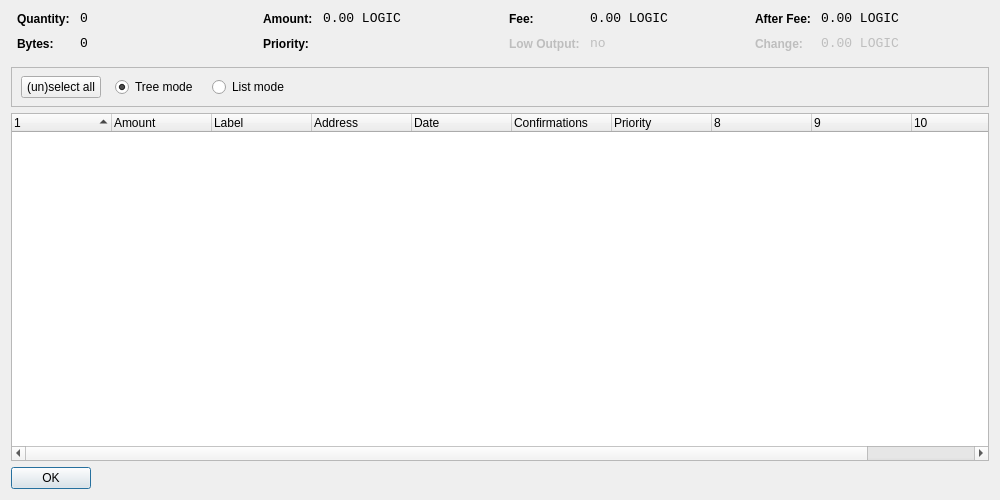
<?xml version="1.0" encoding="UTF-8"?>
<ui version="4.0">
 <class>CoinControlDialog</class>
 <widget class="QDialog" name="CoinControlDialog">
  <property name="geometry">
   <rect>
    <x>0</x>
    <y>0</y>
    <width>1000</width>
    <height>500</height>
   </rect>
  </property>
  <property name="windowTitle">
   <string>Coin Control</string>
  </property>
  <layout class="QVBoxLayout" name="verticalLayout">
   <item>
    <layout class="QHBoxLayout" name="horizontalLayoutTop" stretch="0,0,0,0">
     <property name="topMargin">
      <number>0</number>
     </property>
     <property name="bottomMargin">
      <number>10</number>
     </property>
     <item>
      <layout class="QFormLayout" name="formLayoutCoinControl1">
       <property name="horizontalSpacing">
        <number>10</number>
       </property>
       <property name="verticalSpacing">
        <number>10</number>
       </property>
       <property name="leftMargin">
        <number>6</number>
       </property>
       <property name="rightMargin">
        <number>6</number>
       </property>
       <item row="0" column="0">
        <widget class="QLabel" name="labelCoinControlQuantityText">
         <property name="styleSheet">
          <string notr="true">font-weight:bold;</string>
         </property>
         <property name="text">
          <string>Quantity:</string>
         </property>
        </widget>
       </item>
       <item row="0" column="1">
        <widget class="QLabel" name="labelCoinControlQuantity">
         <property name="font">
          <font>
           <family>Monospace</family>
           <pointsize>10</pointsize>
          </font>
         </property>
         <property name="cursor">
          <cursorShape>IBeamCursor</cursorShape>
         </property>
         <property name="contextMenuPolicy">
          <enum>Qt::ActionsContextMenu</enum>
         </property>
         <property name="text">
          <string notr="true">0</string>
         </property>
         <property name="textInteractionFlags">
          <set>Qt::LinksAccessibleByMouse|Qt::TextSelectableByKeyboard|Qt::TextSelectableByMouse</set>
         </property>
        </widget>
       </item>
       <item row="1" column="0">
        <widget class="QLabel" name="labelCoinControlBytesText">
         <property name="styleSheet">
          <string notr="true">font-weight:bold;</string>
         </property>
         <property name="text">
          <string>Bytes:</string>
         </property>
        </widget>
       </item>
       <item row="1" column="1">
        <widget class="QLabel" name="labelCoinControlBytes">
         <property name="font">
          <font>
           <family>Monospace</family>
           <pointsize>10</pointsize>
          </font>
         </property>
         <property name="cursor">
          <cursorShape>IBeamCursor</cursorShape>
         </property>
         <property name="contextMenuPolicy">
          <enum>Qt::ActionsContextMenu</enum>
         </property>
         <property name="text">
          <string notr="true">0</string>
         </property>
         <property name="textInteractionFlags">
          <set>Qt::LinksAccessibleByMouse|Qt::TextSelectableByKeyboard|Qt::TextSelectableByMouse</set>
         </property>
        </widget>
       </item>
      </layout>
     </item>
     <item>
      <layout class="QFormLayout" name="formLayoutCoinControl2">
       <property name="horizontalSpacing">
        <number>10</number>
       </property>
       <property name="verticalSpacing">
        <number>10</number>
       </property>
       <property name="leftMargin">
        <number>6</number>
       </property>
       <property name="rightMargin">
        <number>6</number>
       </property>
       <item row="0" column="0">
        <widget class="QLabel" name="labelCoinControlAmountText">
         <property name="styleSheet">
          <string notr="true">font-weight:bold;</string>
         </property>
         <property name="text">
          <string>Amount:</string>
         </property>
        </widget>
       </item>
       <item row="0" column="1">
        <widget class="QLabel" name="labelCoinControlAmount">
         <property name="font">
          <font>
           <family>Monospace</family>
           <pointsize>10</pointsize>
          </font>
         </property>
         <property name="cursor">
          <cursorShape>IBeamCursor</cursorShape>
         </property>
         <property name="contextMenuPolicy">
          <enum>Qt::ActionsContextMenu</enum>
         </property>
         <property name="text">
          <string notr="true">0.00 LOGIC</string>
         </property>
         <property name="textInteractionFlags">
          <set>Qt::LinksAccessibleByMouse|Qt::TextSelectableByKeyboard|Qt::TextSelectableByMouse</set>
         </property>
        </widget>
       </item>
       <item row="1" column="0">
        <widget class="QLabel" name="labelCoinControlPriorityText">
         <property name="styleSheet">
          <string notr="true">font-weight:bold;</string>
         </property>
         <property name="text">
          <string>Priority:</string>
         </property>
        </widget>
       </item>
       <item row="1" column="1">
        <widget class="QLabel" name="labelCoinControlPriority">
         <property name="font">
          <font>
           <family>Monospace</family>
           <pointsize>10</pointsize>
          </font>
         </property>
         <property name="cursor">
          <cursorShape>IBeamCursor</cursorShape>
         </property>
         <property name="contextMenuPolicy">
          <enum>Qt::ActionsContextMenu</enum>
         </property>
         <property name="text">
          <string/>
         </property>
         <property name="textInteractionFlags">
          <set>Qt::LinksAccessibleByMouse|Qt::TextSelectableByKeyboard|Qt::TextSelectableByMouse</set>
         </property>
        </widget>
       </item>
      </layout>
     </item>
     <item>
      <layout class="QFormLayout" name="formLayoutCoinControl3">
       <property name="horizontalSpacing">
        <number>10</number>
       </property>
       <property name="verticalSpacing">
        <number>10</number>
       </property>
       <property name="leftMargin">
        <number>6</number>
       </property>
       <property name="rightMargin">
        <number>6</number>
       </property>
       <item row="0" column="0">
        <widget class="QLabel" name="labelCoinControlFeeText">
         <property name="styleSheet">
          <string notr="true">font-weight:bold;</string>
         </property>
         <property name="text">
          <string>Fee:</string>
         </property>
        </widget>
       </item>
       <item row="0" column="1">
        <widget class="QLabel" name="labelCoinControlFee">
         <property name="font">
          <font>
           <family>Monospace</family>
           <pointsize>10</pointsize>
          </font>
         </property>
         <property name="cursor">
          <cursorShape>IBeamCursor</cursorShape>
         </property>
         <property name="contextMenuPolicy">
          <enum>Qt::ActionsContextMenu</enum>
         </property>
         <property name="text">
          <string notr="true">0.00 LOGIC</string>
         </property>
         <property name="textInteractionFlags">
          <set>Qt::LinksAccessibleByMouse|Qt::TextSelectableByKeyboard|Qt::TextSelectableByMouse</set>
         </property>
        </widget>
       </item>
       <item row="1" column="0">
        <widget class="QLabel" name="labelCoinControlLowOutputText">
         <property name="enabled">
          <bool>false</bool>
         </property>
         <property name="styleSheet">
          <string notr="true">font-weight:bold;</string>
         </property>
         <property name="text">
          <string>Low Output:</string>
         </property>
        </widget>
       </item>
       <item row="1" column="1">
        <widget class="QLabel" name="labelCoinControlLowOutput">
         <property name="enabled">
          <bool>false</bool>
         </property>
         <property name="font">
          <font>
           <family>Monospace</family>
           <pointsize>10</pointsize>
          </font>
         </property>
         <property name="cursor">
          <cursorShape>IBeamCursor</cursorShape>
         </property>
         <property name="contextMenuPolicy">
          <enum>Qt::ActionsContextMenu</enum>
         </property>
         <property name="text">
          <string notr="true">no</string>
         </property>
         <property name="textInteractionFlags">
          <set>Qt::LinksAccessibleByMouse|Qt::TextSelectableByKeyboard|Qt::TextSelectableByMouse</set>
         </property>
        </widget>
       </item>
      </layout>
     </item>
     <item>
      <layout class="QFormLayout" name="formLayoutCoinControl4">
       <property name="horizontalSpacing">
        <number>10</number>
       </property>
       <property name="verticalSpacing">
        <number>10</number>
       </property>
       <property name="leftMargin">
        <number>6</number>
       </property>
       <property name="rightMargin">
        <number>6</number>
       </property>
       <item row="0" column="0">
        <widget class="QLabel" name="labelCoinControlAfterFeeText">
         <property name="styleSheet">
          <string notr="true">font-weight:bold;</string>
         </property>
         <property name="text">
          <string>After Fee:</string>
         </property>
        </widget>
       </item>
       <item row="0" column="1">
        <widget class="QLabel" name="labelCoinControlAfterFee">
         <property name="font">
          <font>
           <family>Monospace</family>
           <pointsize>10</pointsize>
          </font>
         </property>
         <property name="cursor">
          <cursorShape>IBeamCursor</cursorShape>
         </property>
         <property name="contextMenuPolicy">
          <enum>Qt::ActionsContextMenu</enum>
         </property>
         <property name="text">
          <string notr="true">0.00 LOGIC</string>
         </property>
         <property name="textInteractionFlags">
          <set>Qt::LinksAccessibleByMouse|Qt::TextSelectableByKeyboard|Qt::TextSelectableByMouse</set>
         </property>
        </widget>
       </item>
       <item row="1" column="0">
        <widget class="QLabel" name="labelCoinControlChangeText">
         <property name="enabled">
          <bool>false</bool>
         </property>
         <property name="styleSheet">
          <string notr="true">font-weight:bold;</string>
         </property>
         <property name="text">
          <string>Change:</string>
         </property>
        </widget>
       </item>
       <item row="1" column="1">
        <widget class="QLabel" name="labelCoinControlChange">
         <property name="enabled">
          <bool>false</bool>
         </property>
         <property name="font">
          <font>
           <family>Monospace</family>
           <pointsize>10</pointsize>
          </font>
         </property>
         <property name="cursor">
          <cursorShape>IBeamCursor</cursorShape>
         </property>
         <property name="contextMenuPolicy">
          <enum>Qt::ActionsContextMenu</enum>
         </property>
         <property name="text">
          <string notr="true">0.00 LOGIC</string>
         </property>
         <property name="textInteractionFlags">
          <set>Qt::LinksAccessibleByMouse|Qt::TextSelectableByKeyboard|Qt::TextSelectableByMouse</set>
         </property>
        </widget>
       </item>
      </layout>
     </item>
    </layout>
   </item>
   <item>
    <widget class="QFrame" name="frame">
     <property name="minimumSize">
      <size>
       <width>0</width>
       <height>40</height>
      </size>
     </property>
     <property name="frameShape">
      <enum>QFrame::StyledPanel</enum>
     </property>
     <property name="frameShadow">
      <enum>QFrame::Sunken</enum>
     </property>
     <widget class="QWidget" name="horizontalLayoutWidget">
      <property name="geometry">
       <rect>
        <x>10</x>
        <y>0</y>
        <width>781</width>
        <height>41</height>
       </rect>
      </property>
      <layout class="QHBoxLayout" name="horizontalLayoutPanel" stretch="0,0,0,0,0">
       <property name="spacing">
        <number>14</number>
       </property>
       <item>
        <widget class="QPushButton" name="pushButtonSelectAll">
         <property name="sizePolicy">
          <sizepolicy hsizetype="Maximum" vsizetype="Fixed">
           <horstretch>0</horstretch>
           <verstretch>0</verstretch>
          </sizepolicy>
         </property>
         <property name="text">
          <string>(un)select all</string>
         </property>
        </widget>
       </item>
       <item>
        <widget class="QRadioButton" name="radioTreeMode">
         <property name="sizePolicy">
          <sizepolicy hsizetype="Maximum" vsizetype="Fixed">
           <horstretch>0</horstretch>
           <verstretch>0</verstretch>
          </sizepolicy>
         </property>
         <property name="text">
          <string>Tree mode</string>
         </property>
         <property name="checked">
          <bool>true</bool>
         </property>
        </widget>
       </item>
       <item>
        <widget class="QRadioButton" name="radioListMode">
         <property name="sizePolicy">
          <sizepolicy hsizetype="Maximum" vsizetype="Fixed">
           <horstretch>0</horstretch>
           <verstretch>0</verstretch>
          </sizepolicy>
         </property>
         <property name="text">
          <string>List mode</string>
         </property>
        </widget>
       </item>
       <item>
        <spacer name="horizontalSpacer">
         <property name="orientation">
          <enum>Qt::Horizontal</enum>
         </property>
         <property name="sizeHint" stdset="0">
          <size>
           <width>40</width>
           <height>20</height>
          </size>
         </property>
        </spacer>
       </item>
      </layout>
     </widget>
    </widget>
   </item>
   <item>
    <widget class="CoinControlTreeWidget" name="treeWidget">
     <property name="contextMenuPolicy">
      <enum>Qt::CustomContextMenu</enum>
     </property>
     <property name="sortingEnabled">
      <bool>false</bool>
     </property>
     <property name="columnCount">
      <number>11</number>
     </property>
     <attribute name="headerShowSortIndicator" stdset="0">
      <bool>true</bool>
     </attribute>
     <attribute name="headerStretchLastSection">
      <bool>false</bool>
     </attribute>
     <column>
      <property name="text">
       <string/>
      </property>
     </column>
     <column>
      <property name="text">
       <string>Amount</string>
      </property>
     </column>
     <column>
      <property name="text">
       <string>Label</string>
      </property>
     </column>
     <column>
      <property name="text">
       <string>Address</string>
      </property>
     </column>
     <column>
      <property name="text">
       <string>Date</string>
      </property>
     </column>
     <column>
      <property name="text">
       <string>Confirmations</string>
      </property>
      <property name="toolTip">
       <string>Confirmed</string>
      </property>
     </column>
     <column>
      <property name="text">
       <string>Priority</string>
      </property>
     </column>
     <column>
      <property name="text">
       <string/>
      </property>
     </column>
     <column>
      <property name="text">
       <string/>
      </property>
     </column>
     <column>
      <property name="text">
       <string/>
      </property>
     </column>
     <column>
      <property name="text">
       <string/>
      </property>
     </column>
    </widget>
   </item>
   <item>
    <widget class="QDialogButtonBox" name="buttonBox">
     <property name="sizePolicy">
      <sizepolicy hsizetype="Maximum" vsizetype="Fixed">
       <horstretch>0</horstretch>
       <verstretch>0</verstretch>
      </sizepolicy>
     </property>
     <property name="orientation">
      <enum>Qt::Horizontal</enum>
     </property>
     <property name="standardButtons">
      <set>QDialogButtonBox::Ok</set>
     </property>
    </widget>
   </item>
  </layout>
 </widget>
 <customwidgets>
  <customwidget>
   <class>CoinControlTreeWidget</class>
   <extends>QTreeWidget</extends>
   <header>coincontroltreewidget.h</header>
  </customwidget>
 </customwidgets>
 <resources/>
 <connections/>
</ui>
